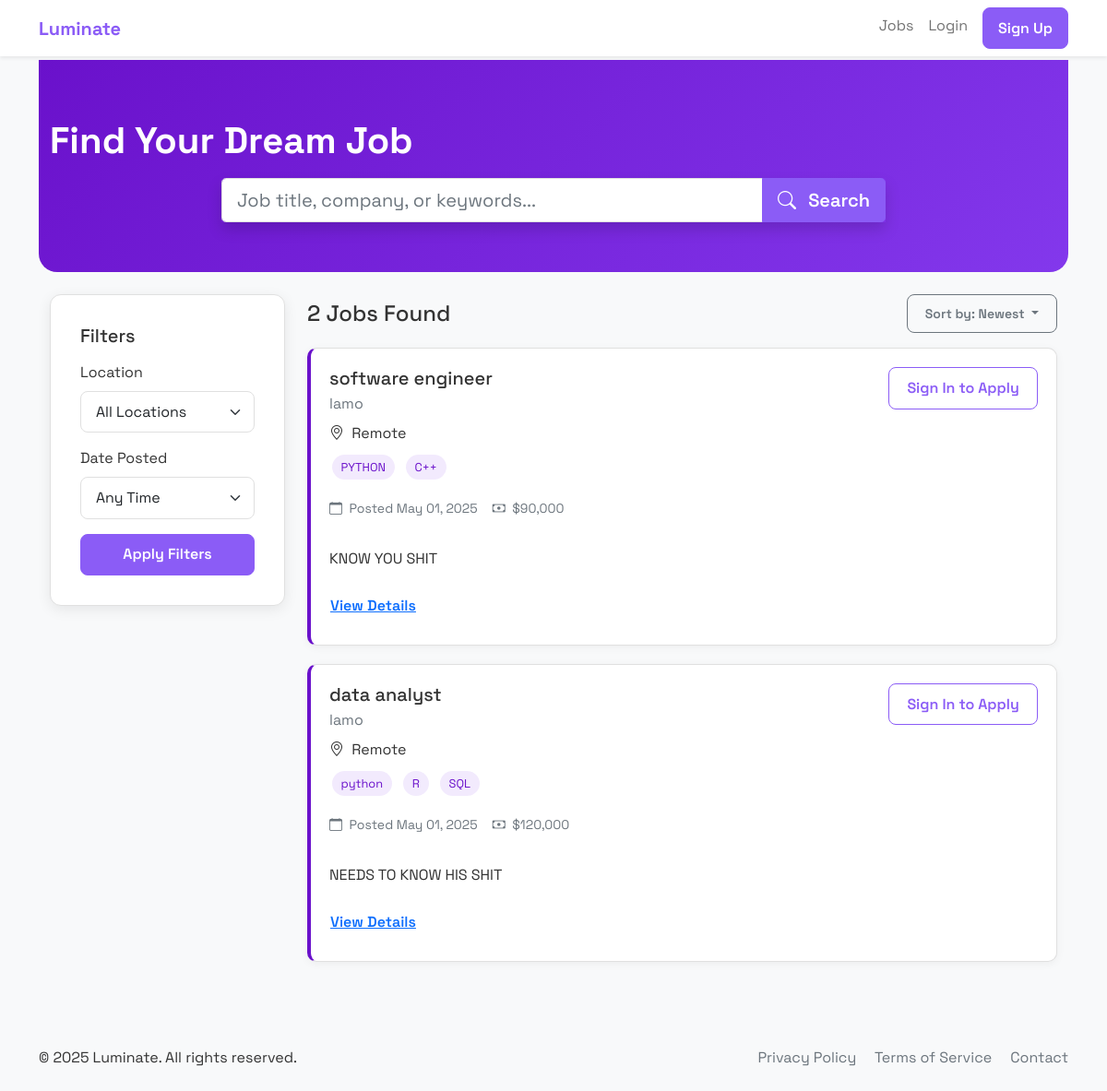
/jobs, run on an earlier commit of the app's database.
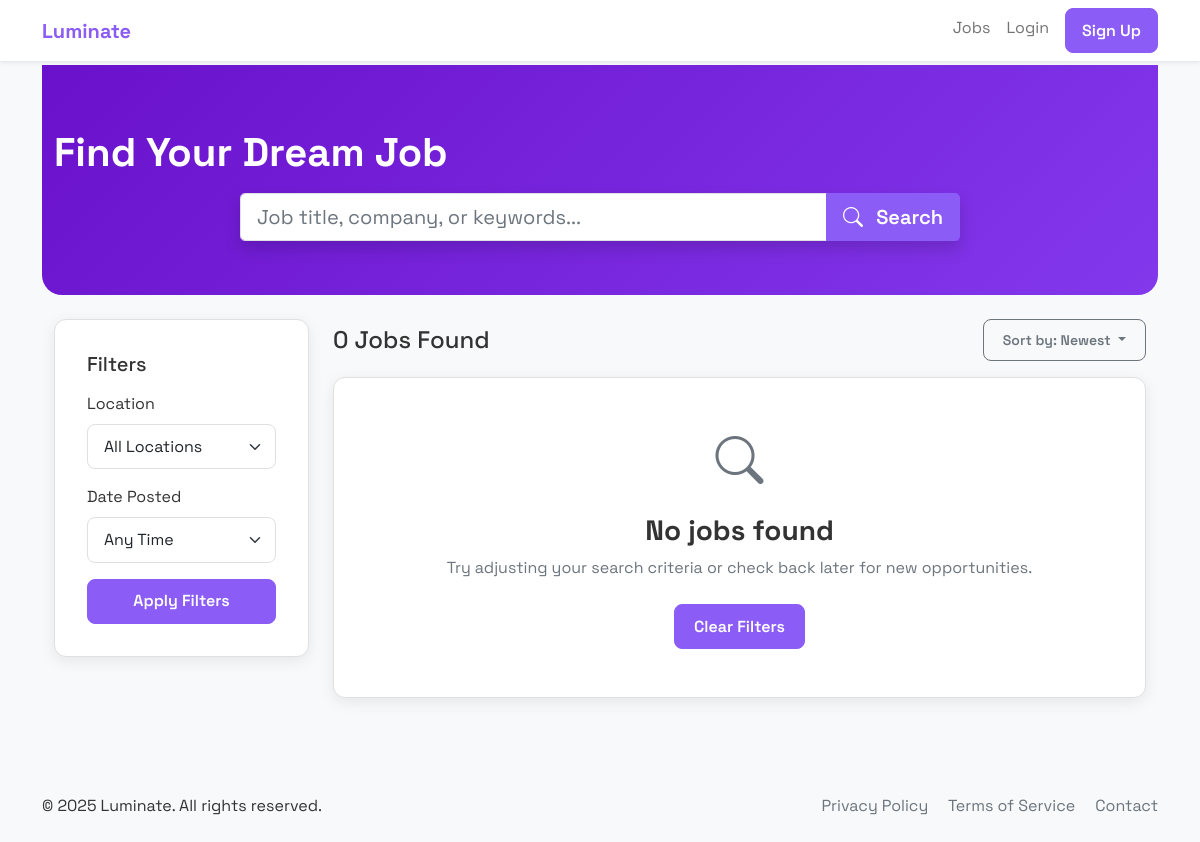
And on a later commit of the database.
### application.py (models this page shows)
class Job(db.Model):
    id = db.Column(db.Integer, primary_key=True)
    title = db.Column(db.String(100), nullable=False)
    company = db.Column(db.String(100), nullable=False)
    description = db.Column(db.Text, nullable=False)
    required_skills = db.Column(db.String(500), nullable=False)
    location = db.Column(db.String(100))
    salary = db.Column(db.String(50))
    date_posted = db.Column(db.DateTime, default=datetime.utcnow)
    employer_id = db.Column(db.Integer, db.ForeignKey('user.id'), nullable=False)
    applications = db.relationship('Application', backref='job', lazy=True)

### application.py (the view, shortened to what this page needs)
@app.route('/jobs')
def jobs():
    query = request.args.get('q', '')
    location = request.args.get('location', '')
    date_posted = request.args.get('date_posted', '')
    skills_match = request.args.get('skills_match', '')
    sort = request.args.get('sort', 'newest')
    job_query = Job.query
    if location:
        job_query = job_query.filter(Job.location == location)
    if date_posted:
        days = int(date_posted)
        cutoff_date = datetime.utcnow() - timedelta(days=days)
        job_query = job_query.filter(Job.date_posted >= cutoff_date)
    locations = db.session.query(Job.location).filter(Job.location != None, Job.location != '').distinct().all()
    locations = [loc[0] for loc in locations]
    if sort == 'newest':
        job_query = job_query.order_by(Job.date_posted.desc())
    jobs = job_query.all()
    user_skills = None
    similar_jobs = []
    return render_template('jobs.html',
                           jobs=jobs,
                           locations=locations,
                           user_skills=user_skills,
                           similar_jobs=similar_jobs)

### templates/jobs.html (shortened to what this page needs)
{% extends "base.html" %}
{% block content %}
<div class="search-header animate-fade-in mb-4">
    <div class="container py-4">
        <h1 class="fw-bold text-white mb-3">Find Your Dream Job</h1>
        <div class="row">
            <div class="col-lg-8 col-md-10 mx-auto">
                <form action="{{ url_for('jobs') }}" method="get" class="search-form">
                    <div class="input-group input-group-lg shadow">
                        <input type="text" class="form-control" placeholder="Job title, company, or keywords..." name="q" value="{{ request.args.get('q', '') }}">
                        <button class="btn btn-primary" type="submit">
                            <i class="bi bi-search me-2"></i> Search
                        </button>
                    </div>
                </form>
            </div>
        </div>
    </div>
</div>
<div class="container">
    <div class="row">
        <div class="col-lg-3 mb-4">
            <div class="content-card animate-fade-in">
                <h3 class="h5 mb-3">Filters</h3>
                <form action="{{ url_for('jobs') }}" method="get" id="filterForm">
                    <div class="mb-3">
                        <label class="form-label">Location</label>
                        <select class="form-select" name="location" id="location">
                            <option value="">All Locations</option>
                        </select>
                    </div>
                    <div class="mb-3">
                        <label class="form-label">Date Posted</label>
                        <select class="form-select" name="date_posted" id="date_posted">
                            <option value="">Any Time</option>
                        </select>
                    </div>
                    <div class="d-grid">
                        <button type="submit" class="btn btn-primary">Apply Filters</button>
                    </div>
                </form>
            </div>
        </div>
        <div class="col-lg-9">
            <div class="d-flex justify-content-between align-items-center mb-3">
                <h2 class="h4 mb-0">{{ jobs|length }} Jobs Found</h2>
                <div class="dropdown">
                    <button class="btn btn-outline-secondary btn-sm dropdown-toggle" type="button" id="sortDropdown" data-bs-toggle="dropdown" aria-expanded="false">
                        Sort by: {{ request.args.get('sort', 'Newest') }}
                    </button>
                </div>
            </div>
            {% if jobs %}
                <div class="job-list">
                    {% for job in jobs %}
                        <div class="job-card animate-fade-in">
                            <div class="d-flex justify-content-between align-items-start">
                                <div>
                                    <h3 class="h5 mb-1">{{ job.title }}</h3>
                                    <p class="text-muted mb-2">{{ job.company }}</p>
                                    <p class="mb-2"><i class="bi bi-geo-alt me-1"></i> {{ job.location or 'Remote' }}</p>
                                    <div class="mb-3">
                                        {% for skill in job.required_skills.split(',') %}
                                            <span class="skill-badge">{{ skill.strip() }}</span>
                                        {% endfor %}
                                    </div>
                                    <div class="d-flex align-items-center text-muted small mb-3">
                                        <span><i class="bi bi-calendar me-1"></i> Posted {{ job.date_posted.strftime('%b %d, %Y') }}</span>
                                        {% if job.salary %}
                                            <span class="ms-3"><i class="bi bi-cash me-1"></i> {{ job.salary }}</span>
                                        {% endif %}
                                    </div>
                                </div>
                                {% if 'user_id' in session and not session.get('is_employer') %}
                                    <a href="{{ url_for('apply', job_id=job.id) }}" class="btn btn-primary">Apply</a>
                                {% else %}
                                    <a href="{{ url_for('login') }}" class="btn btn-outline-primary">Sign In to Apply</a>
                                {% endif %}
                            </div>
                            <div class="job-description mt-3">
                                <p>{{ job.description[:200] }}{% if job.description|length > 200 %}...{% endif %}</p>
                                <a href="{{ url_for('apply', job_id=job.id) }}" class="btn btn-link ps-0">View Details</a>
                            </div>
                        </div>
                    {% endfor %}
                </div>
            {% else %}
                <div class="content-card text-center py-5 animate-fade-in">
                    <i class="bi bi-search text-muted" style="font-size: 3rem;"></i>
                    <h3 class="mt-3">No jobs found</h3>
                    <p class="text-muted">Try adjusting your search criteria or check back later for new opportunities.</p>
                    <a href="{{ url_for('jobs') }}" class="btn btn-primary mt-2">Clear Filters</a>
                </div>
            {% endif %}
        </div>
    </div>
</div>
{% endblock %}

### templates/base.html (shortened to what this page needs)
<!DOCTYPE html>
<html lang="en">
<head>
    <link href="https://cdn.jsdelivr.net/npm/bootstrap@5.1.3/dist/css/bootstrap.min.css" rel="stylesheet">
    <link rel="stylesheet" href="https://cdn.jsdelivr.net/npm/bootstrap-icons@1.8.1/font/bootstrap-icons.css">
    <link rel="stylesheet" href="{{ url_for('static', filename='css/styles.css') }}">
</head>
<body>
    <nav class="navbar navbar-expand-lg navbar-light bg-white shadow-sm">
        <div class="container">
            <a class="navbar-brand" href="/">
                <span class="fw-bold text-purple">Luminate</span>
            </a>
            <div class="collapse navbar-collapse" id="navbarNav">
                <ul class="navbar-nav ms-auto">
                    {% if session.get('user_id') %}
                        {% if session.get('is_employer') %}
                            <li class="nav-item">
                                <a class="nav-link" href="{{ url_for('employer_dashboard') }}">Dashboard</a>
                            </li>
                            <li class="nav-item">
                                <a class="nav-link" href="{{ url_for('post_job') }}">Post Job</a>
                            </li>
                            <li class="nav-item">
                                <a class="nav-link" href="{{ url_for('manage_slots') }}">Interview Slots</a>
                            </li>
                        {% else %}
                            <li class="nav-item">
                                <a class="nav-link" href="{{ url_for('dashboard') }}">Dashboard</a>
                            </li>
                            <li class="nav-item">
                                <a class="nav-link" href="{{ url_for('jobs') }}">Jobs</a>
                            </li>
                            <li class="nav-item">
                                <a class="nav-link" href="{{ url_for('results') }}">Matches</a>
                            </li>
                        {% endif %}
                        <li class="nav-item">
                            <a class="nav-link" href="{{ url_for('profile') }}">Profile</a>
                        </li>
                        <li class="nav-item">
                            <a class="nav-link" href="{{ url_for('interviews') }}">Interviews</a>
                        </li>
                        <li class="nav-item">
                            <a class="nav-link" href="{{ url_for('logout') }}">Logout</a>
                        </li>
                    {% else %}
                        <li class="nav-item">
                            <a class="nav-link" href="{{ url_for('jobs') }}">Jobs</a>
                        </li>
                        <li class="nav-item">
                            <a class="nav-link" href="{{ url_for('login') }}">Login</a>
                        </li>
                        <li class="nav-item">
                            <a class="nav-link btn btn-primary text-white px-3 ms-2" href="{{ url_for('register') }}">Sign Up</a>
                        </li>
                    {% endif %}
                </ul>
            </div>
        </div>
    </nav>
    <div class="container main-content">
        {% block content %}{% endblock %}
    </div>
    <footer class="bg-light py-4 mt-auto">
        <div class="container">
            <div class="row align-items-center">
                <div class="col-md-6">
                    <p class="mb-0">&copy; 2025 Luminate. All rights reserved.</p>
                </div>
                <div class="col-md-6 text-md-end">
                    <a href="#" class="text-decoration-none me-3 text-secondary">Privacy Policy</a>
                    <a href="#" class="text-decoration-none me-3 text-secondary">Terms of Service</a>
                    <a href="#" class="text-decoration-none text-secondary">Contact</a>
                </div>
            </div>
        </div>
    </footer>
</body>
</html>

### static/css/styles.css (style rules this page uses)
:root { --primary-color: #8B5CF6; --primary-hover: #7C3AED; --secondary-color: #64b5f6; --background-color: #f8f9fa; --card-bg: #ffffff; --text-color: #333333; --border-color: #e0e0e0; --shadow: 0 4px 15px rgba(0, 0, 0, 0.08); --shadow-hover: 0 6px 20px rgba(0, 0, 0, 0.1); --border-radius: 12px; --transition: all 0.3s ease; }
body { font-family: 'Space Grotesk', sans-serif; background-color: var(--background-color); color: var(--text-color); margin: 0; padding: 0; display: flex; flex-direction: column; min-height: 100vh; }
h1, h2, h3, h4, h5, h6 { font-weight: 700; }
button, .btn { font-family: 'Space Grotesk', sans-serif; }
.main-content { flex: 1; padding-top: 1.5rem; padding-bottom: 3rem; }
.animate-fade-in { opacity: 0; transform: translateY(10px); transition: opacity 0.5s ease, transform 0.5s ease; }
.animate-fade-in.show, .animate-pop-in.show { opacity: 1; transform: translateY(0) scale(1); }
.content-card { background: var(--card-bg); border-radius: var(--border-radius); box-shadow: var(--shadow); padding: 2rem; margin-bottom: 1.5rem; border: 1px solid var(--border-color); transition: var(--transition); }
.form-control, .form-select { border-radius: 8px; padding: 0.6rem 1rem; border: 1px solid var(--border-color); font-family: 'Space Grotesk', sans-serif; transition: var(--transition); }
.btn { border-radius: 8px; padding: 0.6rem 1.2rem; font-weight: 600; transition: var(--transition); }
.btn-primary { background-color: var(--primary-color); border-color: var(--primary-color); }
.text-purple { color: var(--primary-color); }

### templates/jobs.html (style rules this page uses)
.search-header { background: linear-gradient(135deg, #6a11cb 0%, #8338ec 100%); color: white; border-radius: 0 0 20px 20px; margin-top: -20px; padding: 40px 0 30px; }

What changed in the data, as far as the page shows it:
removed Job: title "software engineer", company "lamo", location "Remote", strip "PYTHON" "C++", date_posted "May 01, 2025", salary "$90,000", description "KNOW YOU SHIT"
removed Job: title "data analyst", company "lamo", location "Remote", strip "python" "R" "SQL", date_posted "May 01, 2025", salary "$120,000", description "NEEDS TO KNOW HIS SHIT"
Also different on the page:
{{ jobs|length }}: "2" → "0"
text now shown: "No jobs found Try adjusting your search criteria or check back later for new opportunities. Clear Filters"
